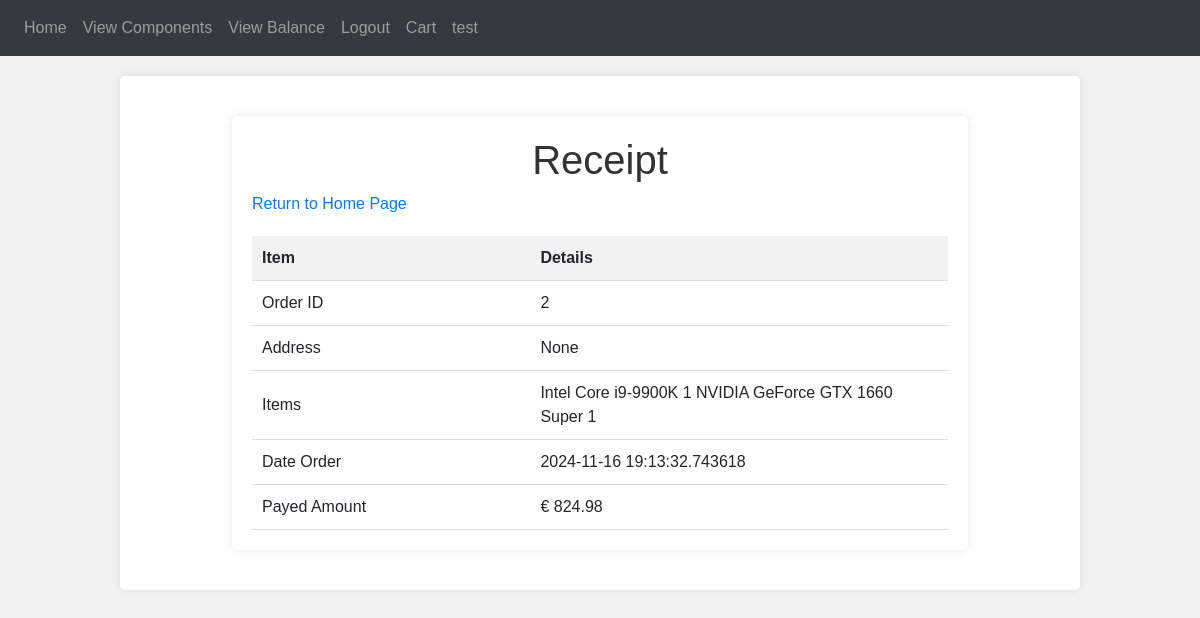
Page /recipt (signed in) on the earlier database version.
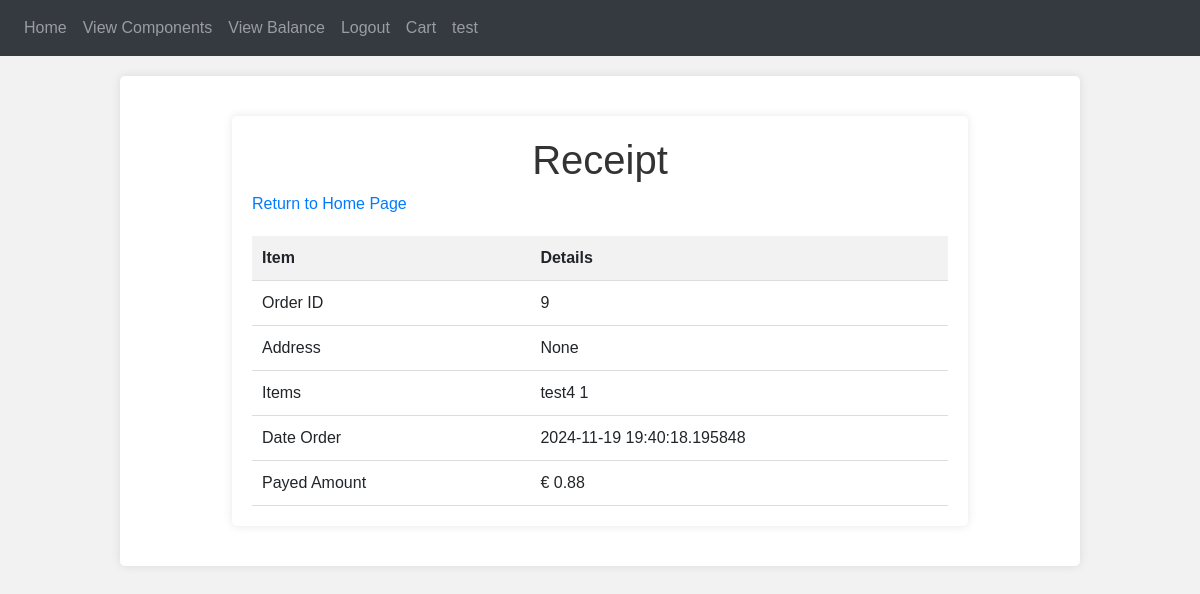
Same page on the later database version.
### website/models.py (models this page shows)
class Component(db.Model):
    id = db.Column(db.Integer, primary_key=True)
    name = db.Column(db.String(100), nullable=False)
    description = db.Column(db.Text, nullable=False)
    image_url = db.Column(db.String(200), nullable=False)
    price = db.Column(db.Float, nullable=False)
    stock = db.Column(db.Integer, nullable=False)
    rating = db.Column(db.Float, nullable=True)
    priceModifier = db.Column(db.Float, nullable=False, default=1)
    isOnSale = db.Column(db.Boolean, default=False)
    created_at = db.Column(db.DateTime, default=datetime.utcnow)

class Order(db.Model):
    __tablename__ = 'order'
    id = db.Column(db.Integer, primary_key=True)
    address = db.Column(db.String(255))
    amountPaid = db.Column(db.Integer, nullable=False)
    orderItems = db.Column(db.String, nullable=False)
    orderDate = db.Column(db.DateTime, nullable=False, default=datetime.utcnow)  # New column for order date
    user_id = db.Column(db.Integer, db.ForeignKey('user.id'), nullable=False)

### website/views.py (the view)
@views.route("/recipt",methods=["GET","POST"])
@login_required
def recipt():
    currencyMultiplier = 0
    currencySymbol="None"
    if current_user.Country == "LT":
        currencyMultiplier = 1.10
        currencySymbol = "€"
    if current_user.Country == "USA":
        currencyMultiplier = 1
        currencySymbol = "$"
    newest_order = Order.query.filter_by(user_id=current_user.id).order_by(Order.id.desc()).first()
    address = newest_order.address
    order_id = newest_order.id
    amount= newest_order.amountPaid
    date = newest_order.orderDate
    items = newest_order.orderItems
    while "[]" in items:
        items = items.replace("[]", "")
    if items !="Empty":
        ComponentsID = [int(item) for item in items.split(',') if item.strip()]
    else:
        ComponentsID = []
    ComponentsID.sort()
    ID_counter = {}
    for ID in ComponentsID:
        if ID in ID_counter:
         ID_counter[ID] += 1
        else:
            ID_counter[ID] = 1
    uniqueComponents = set(ComponentsID)
    component_unique_list=[]
    for ids in uniqueComponents:
        componentIterative = Component.query.filter_by(id=ids).first()
        if componentIterative:
            component_unique_list.append(componentIterative)
    return render_template("recipt.html",user=current_user, address=address, order_id=order_id,amount=amount,components_list=component_unique_list,ID_counter=ID_counter,date=date,currencyMultiplier=currencyMultiplier,currencySymbol=currencySymbol)

### website/templates/recipt.html (shortened to what this page needs)
{% extends "base.html" %}
{% block link%}
<link rel="stylesheet" type="text/css" href="static/design.css">
 {% endblock%}
 {% block content %}
 <body>
    <div class="container">
        <h1>Receipt</h1>
        <p><a href="{{ url_for('views.home') }}">Return to Home Page</a></p>
        <div class="receipt-info">
            <table>
                <tr style="background-color: #666565;">
                    <th>Item</th>
                    <th>Details</th>
                </tr>
                <tr>
                    <td>Order ID</td>
                    <td>{{ order_id }}</td>
                </tr>
                <tr>
                    <td>Address</td>
                    <td>{{ address }}</td>
                </tr>
                <tr>
                    <td>Items</td>
                    <td>
                        {% for component in components_list %}
                        {{  component.name }} {{ ID_counter[component.id] }}
                        {% endfor %}
                    </td>
                </tr>
                <tr>
                    <td>Date Order</td>
                    <td>{{ date }}</td>
                </tr>
                <tr>
                    <td>Payed Amount</td>
                    <td>{{ currencySymbol }} {{ (amount * currencyMultiplier) | round(2) }}</td>                </tr>
            </table>
        </div>
    </div>
</body>
 {% endblock %}

Differences in the rows shown:
no longer on this page (row edited): Component: name "NVIDIA GeForce GTX 1660 Super", ID_counter "1"
no longer on this page (row edited): Order: orderDate "2024-11-16 19:13:32.743618", (amount*currencyMultiplier)|round(2) "824.98"
changed Component id 1: name "Intel Core i9-9900K" → "test4"
added Order: orderDate "2024-11-19 19:40:18.195848", (amount*currencyMultiplier)|round(2) "0.88"
Other differences:
{{ order_id }}: "2" → "9"
